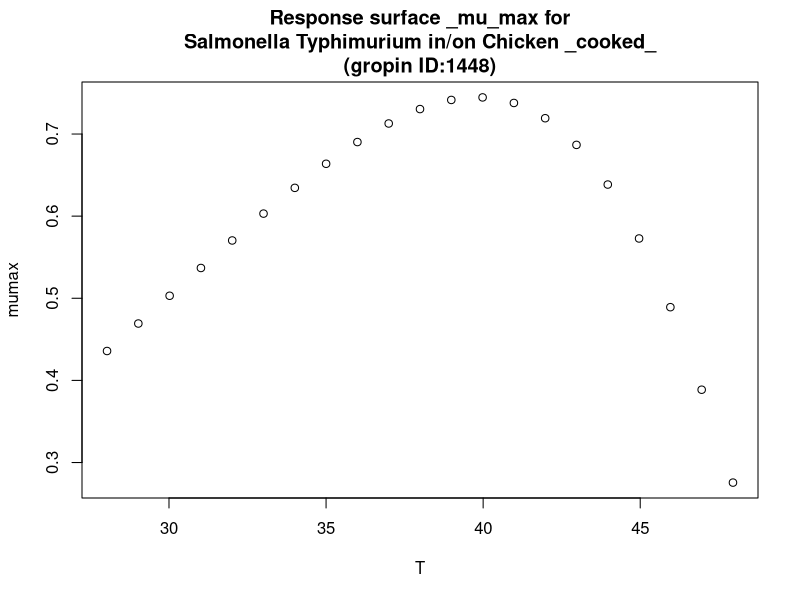

The R script that drew this image:
#############################
# start of Parameter script
#############################
T <- seq(28.028,47.952047952048,length.out=21)
#############################
# end of Parameter script
#############################
############################# 
# start of Model script Gropin ID 1448 
#############################
 
# constant coefficients for this model
 
variables <- data.frame(T)
argumentsPar <- unique.data.frame(expand.grid(variables))
 
# heart of the model
response_surface <- function(T) {
   mumax <-(0.02771*(T-3.797)*(1-exp(0.1769*(T-51.12))))^2

	return(mumax=mumax)
} 

# output parameters
responseSurface <- cbind(argumentsPar,response_surface(argumentsPar['T']))
colnames(responseSurface) <- c(colnames(argumentsPar),'mumax')
#############################
# End of Model script
#############################
############################# 
# start of Visualisation script Gropin ID 1448 
#############################
titleText <-'Response surface _mu_max for
Salmonella Typhimurium in/on Chicken _cooked_
(gropin ID:1448)'
plot(T,responseSurface$'mumax',xlab='T',
                          ylab='mumax',main=titleText)
#############################
# End of Visualisation script
#############################
